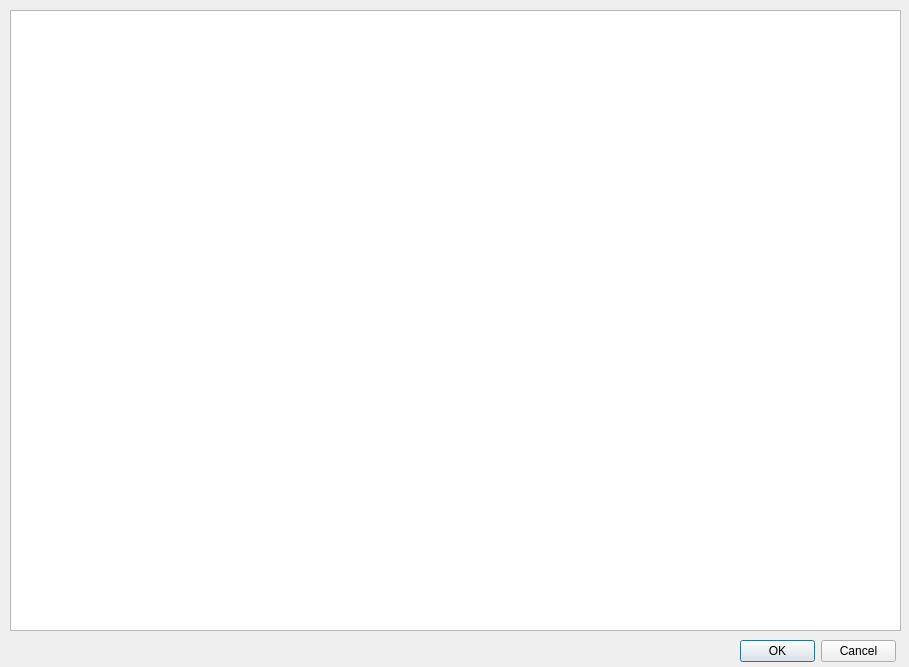
<?xml version="1.0" encoding="UTF-8"?>
<ui version="4.0">
 <class>ImpactRasterCreatorDialogBase</class>
 <widget class="QDialog" name="ImpactRasterCreatorDialogBase">
  <property name="geometry">
   <rect>
    <x>0</x>
    <y>0</y>
    <width>909</width>
    <height>667</height>
   </rect>
  </property>
  <property name="windowTitle">
   <string>Impact Raster Creator</string>
  </property>
  <widget class="QListView" name="listView">
   <property name="geometry">
    <rect>
     <x>10</x>
     <y>10</y>
     <width>891</width>
     <height>621</height>
    </rect>
   </property>
  </widget>
  <widget class="QDialogButtonBox" name="buttonBox">
   <property name="geometry">
    <rect>
     <x>740</x>
     <y>640</y>
     <width>156</width>
     <height>23</height>
    </rect>
   </property>
   <property name="standardButtons">
    <set>QDialogButtonBox::Cancel|QDialogButtonBox::Ok</set>
   </property>
  </widget>
 </widget>
 <resources/>
 <connections/>
</ui>
